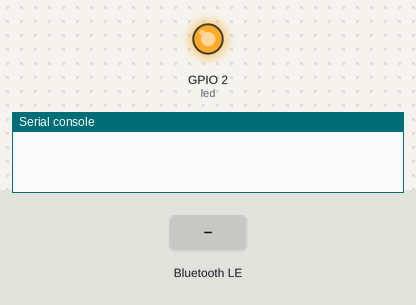
Bench run of a program on a simulated ESP32 board running MicroPython. On the bench: output pins drawn as LEDs (lit = HIGH), the last lines printed to the serial console. Inputs (shaded band) come from the test bench. Random numbers come from a fixed seed; nothing arrives over Bluetooth unless stated.

Above: at 0.1 s.
At 3.2 s:
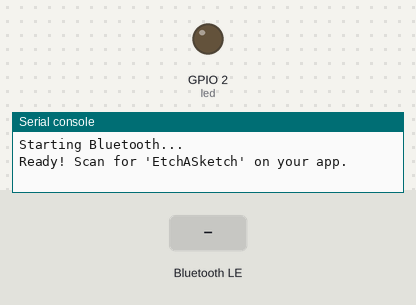
3.3 s: "1" written over Bluetooth
Timing chart, 0 to 6.3 s (numbered marks = the images above; inputs shaded):
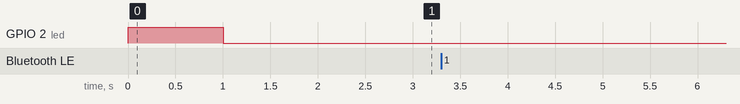

The program:

BasicBLECode.py
```python
# main.py - Student Code
from machine import Pin, ADC
import time
from simple_ble import BLEConnection
import random

led=Pin(2, Pin.OUT)

led.on()
time.sleep(1)
led.off()
time.sleep(1)


# 2. Start Bluetooth
print("Starting Bluetooth...")
my_bluetooth = BLEConnection("EtchASketch")
print("Ready! Scan for 'EtchASketch' on your app.")

while True:
    if my_bluetooth.is_connected():

        x_val=random.randint(0,800)
        y_val=random.randint(0,800)

        # Put data in an array (list)
        data_to_send = [x_val, y_val]

        # Send it to the app
        my_bluetooth.send_array(data_to_send)
        print("Sent:", data_to_send)

        # Small delay so we don't crash the app with too much data
        time.sleep(0.5)
```

simple_ble.py
```python
import bluetooth
import time
from micropython import const
import ubinascii

_IRQ_CENTRAL_CONNECT = const(1)
_IRQ_CENTRAL_DISCONNECT = const(2)
_IRQ_GATTS_WRITE = const(3)

_UART_UUID = bluetooth.UUID("6E400001-B5A3-F393-E0A9-E50E24DCCA9E")
_UART_TX = (bluetooth.UUID("6E400003-B5A3-F393-E0A9-E50E24DCCA9E"), const(0x0002) | const(0x0010))
_UART_RX = (bluetooth.UUID("6E400002-B5A3-F393-E0A9-E50E24DCCA9E"), const(0x0004) | const(0x0008))
_UART_SERVICE = (_UART_UUID, (_UART_TX, _UART_RX))

class BLEConnection:
    def __init__(self, base_name="ESP32_"):
        self._ble = bluetooth.BLE()
        self._ble.active(False)
        self._ble.active(True)

        mac_bytes = self._ble.config('mac')[1]
        hex_mac = ubinascii.hexlify(mac_bytes).decode().upper()
        self.device_name = base_name + hex_mac[-4:]
        self._ble.config(gap_name=self.device_name)

        self._ble.irq(self._irq)
        ((self._tx, self._rx),) = self._ble.gatts_register_services((_UART_SERVICE,))

        self._connections = set()
        self._rx_buffer = bytearray()

        # Track the time of the last received message
        self._last_msg_time = 0

        self._payload = bytearray()
        self._payload.append(0x02)
        self._payload.append(0x01)
        self._payload.append(0x06)
        name_bytes = self.device_name.encode('utf-8')
        self._payload.append(len(name_bytes) + 1)
        self._payload.append(0x09)
        self._payload.extend(name_bytes)

        self._advertise()

    def _irq(self, event, data):
        if event == _IRQ_CENTRAL_CONNECT:
            # data contains: conn_handle, addr_type, addr
            conn_handle, addr_type, addr = data
            self._connections.add(conn_handle)

            # Reset the timeout timer
            self._last_msg_time = time.ticks_ms()

            # Extract and print the connecting device's MAC address
            mac_addr = ":".join(["{:02X}".format(b) for b in addr])
            print("Connected! Device MAC:", mac_addr)

        elif event == _IRQ_CENTRAL_DISCONNECT:
            conn_handle, _, _ = data
            if conn_handle in self._connections:
                self._connections.remove(conn_handle)
            print("Disconnected. Restarting advertising...")
            self._advertise()

        elif event == _IRQ_GATTS_WRITE:
            conn_handle, value_handle = data
            if conn_handle in self._connections and value_handle == self._rx:
                self._rx_buffer += self._ble.gatts_read(self._rx)
                # Update the timer every time data is written
                self._last_msg_time = time.ticks_ms()

    def check_timeout(self, timeout_ms=2000):
        # Force a disconnect if no data has been received within timeout_ms
        if self._connections and time.ticks_diff(time.ticks_ms(), self._last_msg_time) > timeout_ms:
            print("Connection timed out (no messages for {}ms). Forcing disconnect...".format(timeout_ms))
            for conn_handle in list(self._connections):
                try:
                    self._ble.gap_disconnect(conn_handle)
                except OSError:
                    pass
            self._connections.clear()
            self._advertise()

    def is_connected(self):
        return len(self._connections) > 0

    def send_array(self, data_list):
        if not self.is_connected():
            return

        str_data = ",".join(str(item) for item in data_list) + "\n"

        for conn_handle in list(self._connections):
            try:
                self._ble.gatts_notify(conn_handle, self._tx, str_data.encode())
            except OSError:
                pass

    def any(self):
        return len(self._rx_buffer) > 0

    def read(self):
        if not self.any():
            return ""
        raw_bytes = self._rx_buffer
        self._rx_buffer = bytearray()
        return raw_bytes.decode('utf-8').replace('\x00', '').strip()

    def _advertise(self, interval_us=100000):
        self._ble.gap_advertise(interval_us, adv_data=self._payload, connectable=True)
```
